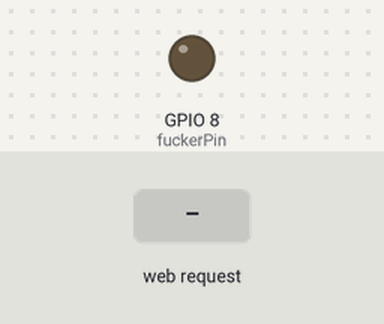
Bench run of a program on a simulated ESP32-C3. Parts: output pins drawn as LEDs (lit = HIGH). The test bench sets the inputs (shaded band). WiFi joins after 1.5 s; servers stay silent unless stated; what the program prints to the serial monitor is not drawn.

Above: at 3.7 s.
3.8 s: HTTP request GET /fuck received
At 4.6 s:
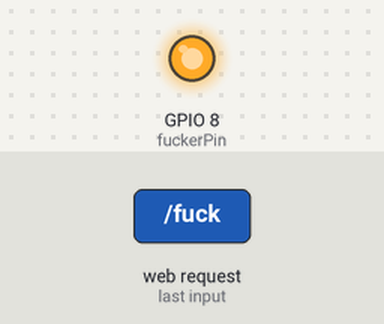
Timing chart, 0 to 6.8 s (numbered marks = the images above; inputs shaded):
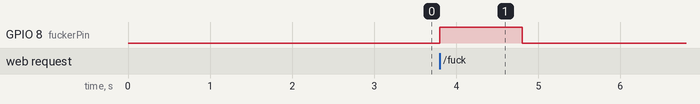

Measured:
- after the input at 3.8 s, GPIO 8 (fuckerPin): LOW → HIGH at once, → LOW 1.0 s later

The program:

main.cpp
```cpp
#include <Arduino.h>
#include <WiFi.h>
#include <WebServer.h>
#include <ArduinoJson.h>
#include <ESPmDNS.h>

const char* ssid = "PeaceData";
const char* password = "yqkhr1t8aetk8o";

WebServer server(80);
uint8_t fuckerPin = 8;
bool fuckerStatus = LOW;

void fuck() {
  fuckerStatus = HIGH;
  DynamicJsonDocument doc(64);
  doc["fuck"] = true;
  String buf;
  serializeJson(doc, buf);
  server.send(200, "application/json", buf);
}

void setup() {
  Serial.begin(115200);
  pinMode(fuckerPin, OUTPUT);
  delay(1000);

  Serial.println("Connecting...");
  WiFi.mode(WIFI_STA);
  WiFi.disconnect();

  WiFi.begin(ssid, password);

  WiFi.setTxPower(WIFI_POWER_8_5dBm);

  while (WiFi.status() != WL_CONNECTED){
    Serial.print(".");
    delay(500);
  }

  Serial.println("Connected");
  Serial.print("IP address: ");
  Serial.println(WiFi.localIP());
  if (!MDNS.begin("fucker")) {
        Serial.println("Error setting up MDNS responder!");
        while(1) {
            delay(1000);
        }
    }
  server.on("/fuck", fuck);
  server.begin();
  MDNS.addService("http", "tcp", 80);
}

void loop() {
  if(fuckerStatus)
    {
      digitalWrite(fuckerPin, HIGH);
      delay(1000);
      fuckerStatus = LOW;
      }
  else
    {digitalWrite(fuckerPin, LOW);}
  server.handleClient();
}
```
